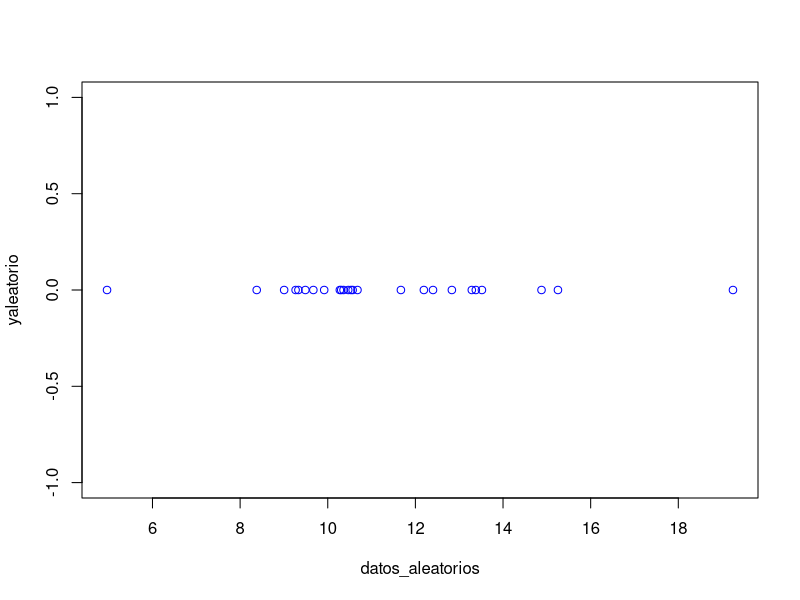

Generate this figure with R: (Note: this script raises an error after producing the figure.)
set.seed(1234)
datos_aleatorios <- rnorm(n = 25, mean = 12, sd = 3)

yaleatorio <- rep(0, length(datos_aleatorios))

plot(datos_aleatorios, yaleatorio, type = "p", col = "blue")

NLogV <- function(mu, sigma) {
  -sum(dnorm(datos_aleatorios, mu, sigma, log = TRUE))
}

Valores_estimados = mle(NLogV, start = list(mu=12, sigma=3))

summary(Valores_estimados)

confint(Valores_estimados)
